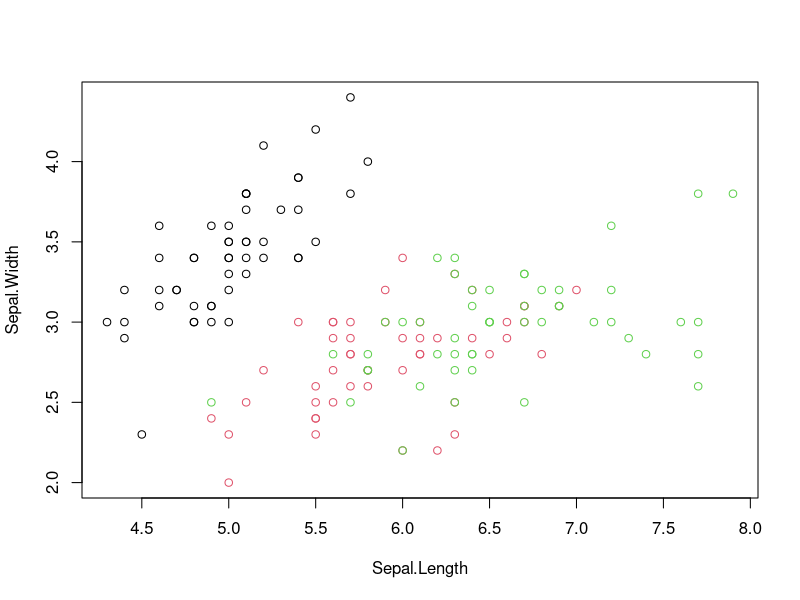

This figure's R source:

iris

X=as.matrix(iris[,1:4])

plot(X[,1:2], col = as.integer(iris[,5]))

X = scale(X)
#mean(X[,1])=0
#mean(X[,2])=0
#mean(X[,3])=0
#mean(X[,4])=0
A = t(X)%*%X
print(eigen(A))
















